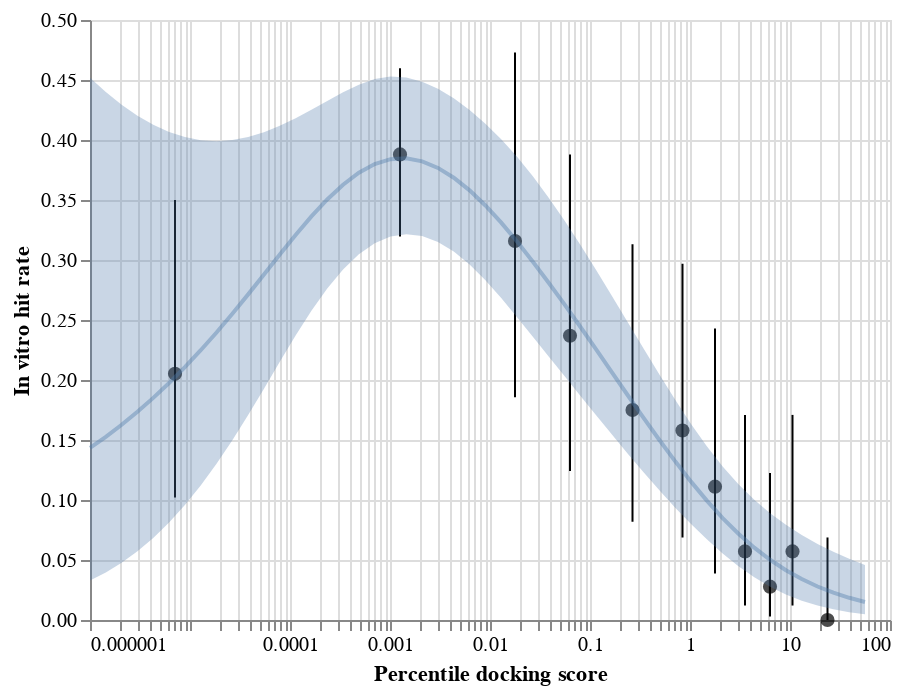

The code cell stored with this chart in its notebook:
### Code cell
points+errorbars+ch+ci

### Figure 1 — Vega-Lite specification as saved in the notebook (floating-point values rounded to 4 significant figures)
{"config": {"view": {"continuousWidth": 400, "continuousHeight": 300}}, "layer": [{"mark": {"type": "point", "color": "black", "filled": true, "size": 50}, "encoding": {"x": {"type": "quantitative", "field": "x", "scale": {"type": "log"}}, "y": {"type": "quantitative", "field": "y", "title": "In vitro hit rate"}}}, {"mark": "errorbar", "encoding": {"x": {"type": "quantitative", "field": "x", "scale": {"type": "log"}}, "y": {"type": "quantitative", "field": "y1", "title": "In vitro hit rate"}, "y2": {"field": "y2"}}}, {"data": {"name": "data-3789790c39995c957c66377cf4e59644"}, "mark": {"type": "line", "opacity": 0.4}, "encoding": {"x": {"type": "quantitative", "field": "x", "scale": {"type": "log"}, "title": "Percentile docking score"}, "y": {"type": "quantitative", "field": "y", "title": "In vitro hit rate"}}}, {"data": {"name": "data-3789790c39995c957c66377cf4e59644"}, "mark": {"type": "area", "opacity": 0.3}, "encoding": {"x": {"type": "quantitative", "field": "x", "scale": {"type": "log"}}, "y": {"type": "quantitative", "field": "y1", "title": "In vitro hit rate"}, "y2": {"field": "y2"}}}], "data": {"name": "data-92c55638ac5cd7363690f1cbcfdd0113"}, "$schema": "https://vega.github.io/schema/vega-lite/v4.8.1.json", "datasets": {"data-92c55638ac5cd7363690f1cbcfdd0113": [{"x": 7.079e-06, "y": 0.2051, "y1": 0.1021, "y2": 0.3501}, {"x": 0.001259, "y": 0.388, "y1": 0.3196, "y2": 0.4599}, {"x": 0.01778, "y": 0.3158, "y1": 0.1856, "y2": 0.4728}, {"x": 0.0631, "y": 0.2368, "y1": 0.1242, "y2": 0.3879}, {"x": 0.2661, "y": 0.175, "y1": 0.08185, "y2": 0.3132}, {"x": 0.8414, "y": 0.1579, "y1": 0.0687, "y2": 0.2968}, {"x": 1.778, "y": 0.1111, "y1": 0.03869, "y2": 0.2429}, {"x": 3.548, "y": 0.05714, "y1": 0.01206, "y2": 0.1709}, {"x": 6.31, "y": 0.02778, "y1": 0.003014, "y2": 0.1226}, {"x": 10.59, "y": 0.05714, "y1": 0.01206, "y2": 0.1709}, {"x": 23.71, "y": 0.0, "y1": 1.393e-05, "y2": 0.06878}], "data-3789790c39995c957c66377cf4e59644": [{"x": 1e-06, "y": 0.1434, "y1": 0.0329, "y2": 0.4518}, {"x": 1.439e-06, "y": 0.1527, "y1": 0.03968, "y2": 0.44}, {"x": 2.072e-06, "y": 0.1627, "y1": 0.04775, "y2": 0.4294}, {"x": 2.982e-06, "y": 0.1735, "y1": 0.05728, "y2": 0.4203}, {"x": 4.292e-06, "y": 0.1851, "y1": 0.06839, "y2": 0.4127}, {"x": 6.178e-06, "y": 0.1975, "y1": 0.0812, "y2": 0.4067}, {"x": 8.892e-06, "y": 0.2108, "y1": 0.09576, "y2": 0.4024}, {"x": 1.28e-05, "y": 0.2248, "y1": 0.1121, "y2": 0.3998}, {"x": 1.842e-05, "y": 0.2396, "y1": 0.1301, "y2": 0.399}, {"x": 2.651e-05, "y": 0.2552, "y1": 0.1497, "y2": 0.3999}, {"x": 3.816e-05, "y": 0.2714, "y1": 0.1707, "y2": 0.4025}, {"x": 5.493e-05, "y": 0.288, "y1": 0.1927, "y2": 0.4066}, {"x": 7.906e-05, "y": 0.3046, "y1": 0.2151, "y2": 0.4119}, {"x": 0.0001138, "y": 0.3209, "y1": 0.237, "y2": 0.4182}, {"x": 0.0001638, "y": 0.3363, "y1": 0.2577, "y2": 0.4252}, {"x": 0.0002357, "y": 0.3504, "y1": 0.2763, "y2": 0.4325}, {"x": 0.0003393, "y": 0.3627, "y1": 0.2922, "y2": 0.4397}, {"x": 0.0004884, "y": 0.3727, "y1": 0.3048, "y2": 0.4461}, {"x": 0.000703, "y": 0.38, "y1": 0.314, "y2": 0.4508}, {"x": 0.001012, "y": 0.384, "y1": 0.3195, "y2": 0.4529}, {"x": 0.001456, "y": 0.3847, "y1": 0.3215, "y2": 0.4521}, {"x": 0.002096, "y": 0.3822, "y1": 0.3199, "y2": 0.4486}, {"x": 0.003017, "y": 0.3767, "y1": 0.3151, "y2": 0.4427}, {"x": 0.004343, "y": 0.3686, "y1": 0.307, "y2": 0.4347}, {"x": 0.006251, "y": 0.358, "y1": 0.2962, "y2": 0.425}, {"x": 0.008997, "y": 0.3454, "y1": 0.2831, "y2": 0.4136}, {"x": 0.01295, "y": 0.3311, "y1": 0.2682, "y2": 0.4006}, {"x": 0.01864, "y": 0.3153, "y1": 0.2523, "y2": 0.386}, {"x": 0.02683, "y": 0.2986, "y1": 0.236, "y2": 0.3697}, {"x": 0.03861, "y": 0.2811, "y1": 0.2196, "y2": 0.352}, {"x": 0.05558, "y": 0.263, "y1": 0.2033, "y2": 0.3329}, {"x": 0.07999, "y": 0.2444, "y1": 0.187, "y2": 0.3127}, {"x": 0.1151, "y": 0.2255, "y1": 0.1707, "y2": 0.2916}, {"x": 0.1657, "y": 0.2064, "y1": 0.1546, "y2": 0.27}, {"x": 0.2385, "y": 0.1873, "y1": 0.1386, "y2": 0.2481}, {"x": 0.3433, "y": 0.1684, "y1": 0.1231, "y2": 0.2262}, {"x": 0.4942, "y": 0.15, "y1": 0.108, "y2": 0.2045}, {"x": 0.7113, "y": 0.1322, "y1": 0.09363, "y2": 0.1835}, {"x": 1.024, "y": 0.1153, "y1": 0.07999, "y2": 0.1634}, {"x": 1.474, "y": 0.09946, "y1": 0.06721, "y2": 0.1448}, {"x": 2.121, "y": 0.08495, "y1": 0.05545, "y2": 0.128}, {"x": 3.053, "y": 0.07187, "y1": 0.04487, "y2": 0.1132}, {"x": 4.394, "y": 0.0603, "y1": 0.03562, "y2": 0.1003}, {"x": 6.324, "y": 0.05019, "y1": 0.02777, "y2": 0.08906}, {"x": 9.103, "y": 0.0415, "y1": 0.0213, "y2": 0.07932}, {"x": 13.1, "y": 0.03411, "y1": 0.0161, "y2": 0.07082}, {"x": 18.86, "y": 0.0279, "y1": 0.01203, "y2": 0.06338}, {"x": 27.14, "y": 0.02274, "y1": 0.008906, "y2": 0.05682}, {"x": 39.07, "y": 0.0185, "y1": 0.006561, "y2": 0.05104}, {"x": 56.23, "y": 0.01504, "y1": 0.004818, "y2": 0.04593}]}}
